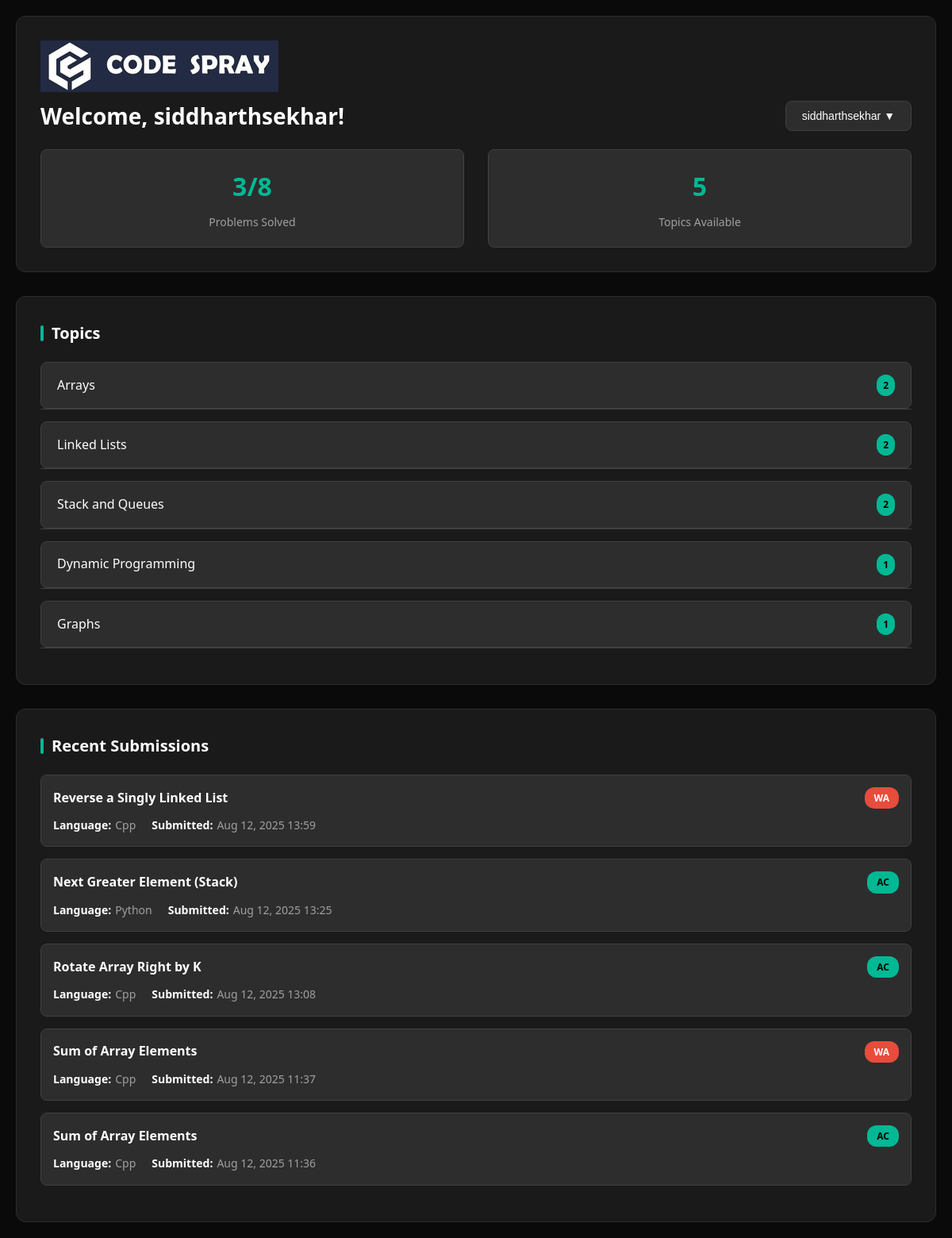
Page /users/dashboard/ (signed in) on the committed database.
### problems/models.py (models this page shows, shortened)
class Topic(models.Model):
    name = models.CharField(max_length=100)

class Submission(models.Model):
    user = models.ForeignKey(User, on_delete=models.CASCADE)
    problem = models.ForeignKey(Problem, on_delete=models.CASCADE)
    language = models.CharField(choices=LANG_CHOICES, max_length=10)
    code = models.TextField()
    status = models.CharField(max_length=15, default='Pending')  # AC, WA, TLE, RE, Pending
    submitted_at = models.DateTimeField(auto_now_add=True)

class Problem(models.Model):
    title = models.CharField(max_length=200)
    description = models.TextField()
    topic = models.ForeignKey(Topic, on_delete=models.CASCADE)
    input_desc = models.TextField(blank=True)
    output_desc = models.TextField(blank=True)
    constraints = models.TextField(blank=True)

### users/views.py (the view)
# urls.py: path('dashboard/', user_views.dashboard, name='dashboard_root'),
@login_required
@session_valid_required
@never_cache
def dashboard(request):
    submissions = Submission.objects.filter(user=request.user)
    problems_solved = (
        submissions.filter(status='AC')
        .values('problem')
        .distinct()
        .count()
    )
    recent_submissions = submissions.order_by('-submitted_at')[:5]
    topics = Topic.objects.all().prefetch_related('problem_set')
    total_problems = Problem.objects.count()
    return render(request, 'users/dashboard.html', {
        'submissions': recent_submissions,
        'problems_solved': problems_solved,
        'total_problems': total_problems,
        'topics': topics,
    })

### users/views.py (called while the page is built)
def session_valid_required(view_func):
    @wraps(view_func)
    def _wrapped_view(request, *args, **kwargs):
        if not request.user.is_authenticated:
            return redirect('login_root')
        last_activity = request.session.get('last_activity', 0)
        if time.time() - last_activity > 3600:  # 1 hour
            logout(request)
            request.session.flush()
            return redirect('login_root')  # Use root-level login URL
        request.session['last_activity'] = time.time()
        return view_func(request, *args, **kwargs)
    return _wrapped_view

    def process_request(self, request):
        if request.user.is_authenticated:
            request.session['last_activity'] = time.time()
        return None

    def process_response(self, request, response):
        if request.user.is_authenticated:
            response['Cache-Control'] = 'no-store, no-cache, must-revalidate, max-age=0'
            response['Pragma'] = 'no-cache'
            response['Expires'] = '0'
        return response

### users/templates/users/dashboard.html (shortened to what this page needs)
{% extends 'base.html' %}
{% load static %}
{% block content %}
<link rel="stylesheet" href="{% static 'users/css/dashboard.css' %}">
<div class="dashboard-container">
    <div class="dashboard-header">
        <div class="logo-section">
            <img src="{% static 'images/FULL-LOGO.jpg' %}" alt="Online Judge Logo" class="dashboard-logo">
        </div>
        <div class="user-welcome">
            <h1>Welcome, {{ user.username }}!</h1>
            <div class="user-dropdown">
                <button class="user-dropdown-btn" onclick="toggleUserDropdown()">
                    {{ user.username }} ▼
                </button>
            </div>
        </div>
        <div class="user-stats">
            <div class="stat-card">
                <div class="stat-number">{{ problems_solved }}/{{ total_problems }}</div>
                <div class="stat-label">Problems Solved</div>
            </div>
            <div class="stat-card">
                <div class="stat-number">{{ topics.count }}</div>
                <div class="stat-label">Topics Available</div>
            </div>
        </div>
    </div>
    <div class="dashboard-content">
        <div class="topics-section">
            <h2 class="section-title">Topics</h2>
            {% for topic in topics %}
                <div class="topic-item">
                    <div class="topic-header" onclick="toggleTopic('topic-{{ topic.id }}')">
                        <span class="topic-name">{{ topic.name }}</span>
                        <span class="topic-count">{{ topic.problem_set.count }}</span>
                    </div>
                    <div class="topic-problems" id="topic-{{ topic.id }}">
                        {% for problem in topic.problem_set.all %}
                            <a href="{% url 'problem_detail' problem.id %}" class="problem-link">
                            </a>
                        {% empty %}
                            <div class="empty-state">
                                <p>No problems in this topic yet.</p>
                            </div>
                        {% endfor %}
                    </div>
                </div>
            {% empty %}
                <div class="empty-state">
                    <h3>No Topics Available</h3>
                    <p>Topics will appear here once they are added to the system.</p>
                </div>
            {% endfor %}
        </div>
        <div class="submissions-section">
            <h2 class="section-title">Recent Submissions</h2>
            {% if submissions %}
                {% for sub in submissions %}
                    <div class="submission-item">
                        <div class="submission-header">
                            <a href="{% url 'problem_detail' sub.problem.id %}" class="problem-title">
                                {{ sub.problem.title }}
                            </a>
                            <span class="submission-status {% if sub.status == 'AC' %}status-ac{% else %}status-wrong{% endif %}">
                                {{ sub.status }}
                            </span>
                        </div>
                        <div class="submission-details">
                            <div class="submission-detail">
                                <strong>Language:</strong> {{ sub.language|title }}
                            </div>
                            <div class="submission-detail">
                                <strong>Submitted:</strong> {{ sub.submitted_at|date:"M d, Y H:i" }}
                            </div>
                        </div>
                    </div>
                {% endfor %}
            {% else %}
                <div class="empty-state">
                    <h3>No Submissions Yet</h3>
                    <p>Start solving problems to see your submission history here!</p>
                </div>
            {% endif %}
        </div>
    </div>
</div>
{% endblock %}

### users/static/users/css/dashboard.css (style rules this page uses)
* { margin: 0; padding: 0; box-sizing: border-box; }
body { background: #0a0a0a; color: #ffffff; font-family: 'Segoe UI', Tahoma, Geneva, Verdana, sans-serif; line-height: 1.6; }
.dashboard-container { max-width: 1200px; margin: 0 auto; padding: 20px; }
.dashboard-header { background: #1a1a1a; border-radius: 12px; padding: 30px; margin-bottom: 30px; border: 1px solid #2d2d2d; }
.user-welcome { display: flex; align-items: center; justify-content: space-between; margin-bottom: 20px; }
.user-welcome h1 { font-size: 28px; font-weight: 600; color: #ffffff; }
.user-dropdown { position: relative; display: inline-block; }
.user-dropdown-btn { background: #2d2d2d; color: #ffffff; border: 1px solid #404040; padding: 10px 20px; border-radius: 8px; cursor: pointer; font-size: 14px; font-weight: 500; transition: all 0.3s ease; }
.user-stats { display: flex; gap: 30px; margin-top: 20px; }
.stat-card { background: #2d2d2d; border-radius: 8px; padding: 20px; text-align: center; border: 1px solid #404040; flex: 1; }
.stat-number { font-size: 32px; font-weight: 700; color: #00b894; margin-bottom: 8px; }
.stat-label { color: #a0a0a0; font-size: 14px; font-weight: 500; }
.dashboard-content { display: flex; flex-direction: column; gap: 30px; }
.topics-section { background: #1a1a1a; border-radius: 12px; padding: 30px; border: 1px solid #2d2d2d; }
.section-title { font-size: 20px; font-weight: 600; color: #ffffff; margin-bottom: 20px; display: flex; align-items: center; gap: 10px; }
.section-title::before { content: ''; width: 4px; height: 20px; background: #00b894; border-radius: 2px; }
.topic-item { margin-bottom: 15px; }
.topic-header { background: #2d2d2d; border-radius: 8px; padding: 15px 20px; cursor: pointer; display: flex; align-items: center; justify-content: space-between; transition: all 0.3s ease; border: 1px solid #404040; }
.topic-name { font-weight: 500; color: #ffffff; }
.topic-count { background: #00b894; color: #000000; padding: 4px 8px; border-radius: 12px; font-size: 12px; font-weight: 600; }
.topic-problems { background: #2d2d2d; border-radius: 0 0 8px 8px; border: 1px solid #404040; border-top: none; max-height: 0; overflow: hidden; transition: max-height 0.3s ease; }
.problem-link { display: block; padding: 10px 15px; color: #ffffff; text-decoration: none; border-radius: 6px; margin-bottom: 5px; transition: all 0.3s ease; border: 1px solid transparent; }
.problem-link:last-child { margin-bottom: 0; }
.submissions-section { background: #1a1a1a; border-radius: 12px; padding: 30px; border: 1px solid #2d2d2d; }
.submission-item { background: #2d2d2d; border-radius: 8px; padding: 15px; margin-bottom: 15px; border: 1px solid #404040; transition: all 0.3s ease; }
.submission-header { display: flex; justify-content: space-between; align-items: center; margin-bottom: 10px; }
.problem-title { font-weight: 600; color: #ffffff; text-decoration: none; }
.submission-status { padding: 4px 12px; border-radius: 12px; font-size: 12px; font-weight: 600; text-transform: uppercase; }
.status-ac { background: #00b894; color: #000000; }
.status-wrong { background: #e74c3c; color: #ffffff; }
.submission-details { display: flex; gap: 20px; font-size: 14px; color: #a0a0a0; }
.submission-detail { display: flex; align-items: center; gap: 5px; }
.submission-detail strong { color: #ffffff; }

### templates/base.html (style rules this page uses)
* { margin: 0; padding: 0; box-sizing: border-box; }
body { font-family: 'Segoe UI', Tahoma, Geneva, Verdana, sans-serif; line-height: 1.6; }

### rows in the picture
Topic: name "Arrays", problem_set.count "2"
Topic: name "Linked Lists", problem_set.count "2"
Topic: name "Stack and Queues", problem_set.count "2"
Topic: name "Dynamic Programming", problem_set.count "1"
Topic: name "Graphs", problem_set.count "1"
Submission: problem "Reverse a Singly Linked List", status "WA", language "Cpp", submitted_at "Aug 12, 2025 13:59"
Submission: problem "Next Greater Element (Stack)", status "AC", language "Python", submitted_at "Aug 12, 2025 13:25"
Submission: problem "Rotate Array Right by K", status "AC", language "Cpp", submitted_at "Aug 12, 2025 13:08"
Submission: problem "Sum of Array Elements", status "WA", language "Cpp", submitted_at "Aug 12, 2025 11:37"
Submission: problem "Sum of Array Elements", status "AC", language "Cpp", submitted_at "Aug 12, 2025 11:36"

### other values in the picture
{{ user.username }} "siddharthsekhar"
{{ problems_solved }} "3"
{{ total_problems }} "8"
{{ topics.count }} "5"
